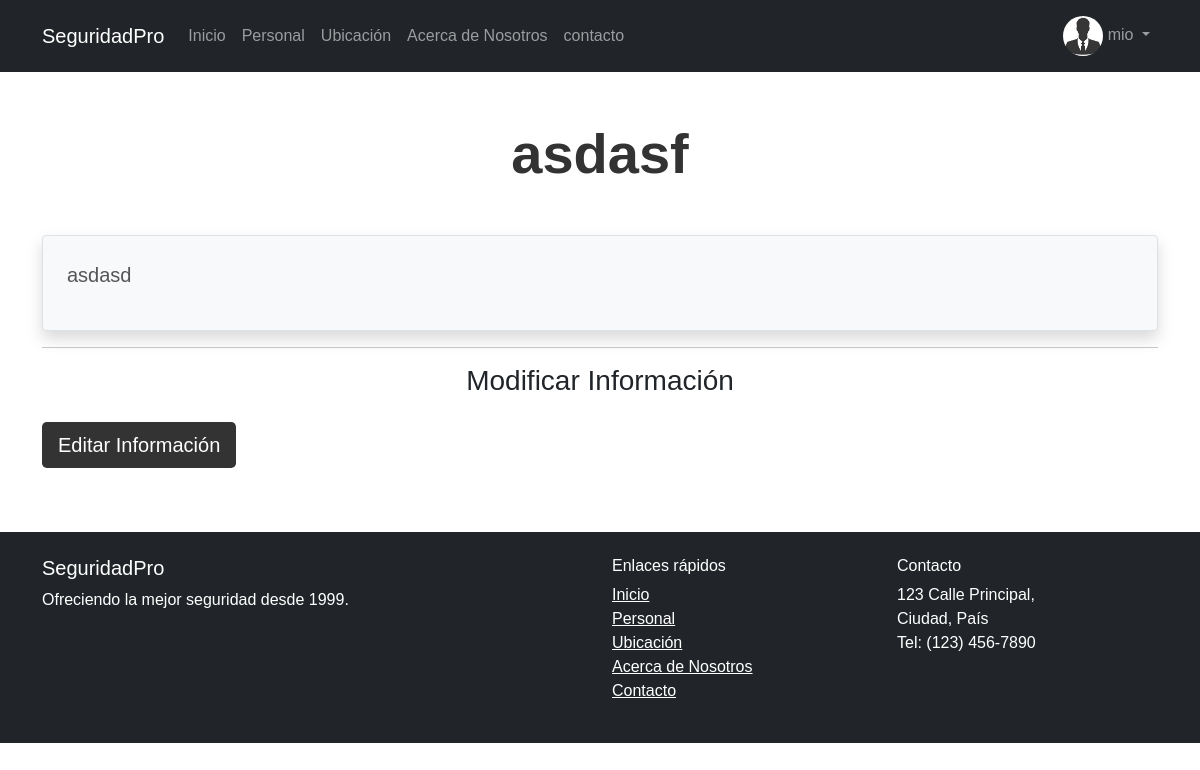
Before: /acerca/ (signed in) with the older database file.
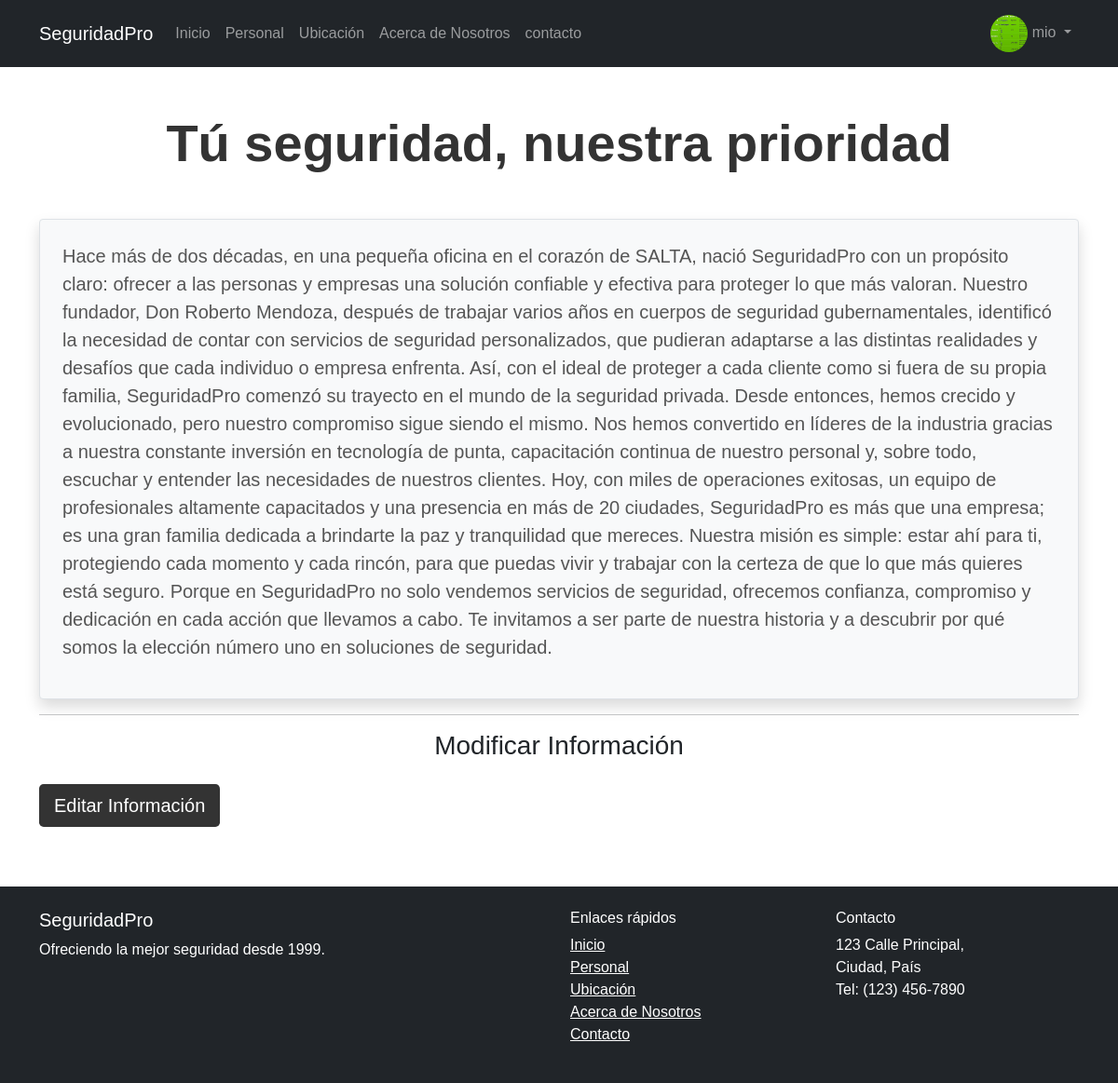
After: the same page with the newer database file.
### Hunter_App/models.py (models this page shows, shortened)
class CustomUser(AbstractUser):
    avatar = models.ImageField(upload_to='img/avatars/', default='img/avatars/default-avatar.jpg')
    groups = models.ManyToManyField(
        'auth.Group',
        verbose_name=_('groups'),
        blank=True,
        help_text=_('The groups this user belongs to. A user will get all permissions granted to each of their groups.'),
        related_name="customuser_set",
        related_query_name="user",
    )
    user_permissions = models.ManyToManyField(
        'auth.Permission',
        verbose_name=_('user permissions'),
        blank=True,
        help_text=_('Specific permissions for this user.'),
        related_name="customuser_set",
        related_query_name="user",
    )

class AcercaDe(models.Model):
    titulo = models.CharField(max_length=255)
    descripcion = models.TextField()

### Hunter_App/views.py (the view)
# urls.py: path('acerca/', acerca_de_nosotros, name='acerca_de_nosotros'),
def acerca_de_nosotros(request):
    info = AcercaDe.objects.first()
    if request.method == "POST" and request.user.is_authenticated:
        form = AcercaDeForm(request.POST, instance=info)
        if form.is_valid():
            form.save()
            return redirect('acerca_de_nosotros')
    else:
        form = AcercaDeForm(instance=info)
    return render(request, 'acercadenosotros.html', {'info': info, 'form': form})

### Hunter_App/templates/acercadenosotros.html (shortened to what this page needs)
{% extends "base.html" %}
{% block content %}
<div class="container mt-5">
    <h2 class="text-center mb-5 display-4">{{ info.titulo }}</h2>
    <div class="border p-4 rounded bg-light shadow">
        <p class="text-muted fs-5">{{ info.descripcion }}</p>
    </div>
    {% if user.is_authenticated %}
    <hr>
    <h3 class="text-center mb-4">Modificar Información</h3>
    <button type="button" class="btn btn-dark btn-lg mb-3" data-bs-toggle="modal" data-bs-target="#editInfoModal">
        Editar Información
    </button>
    {% endif %}
</div>
{% endblock %}

### Hunter_App/templates/base.html (shortened to what this page needs)
<!DOCTYPE html>
<html lang="en">
<head>
    <link href="https://cdn.jsdelivr.net/npm/bootstrap@5.1.3/dist/css/bootstrap.min.css" rel="stylesheet">
</head>
<body>
<nav class="navbar navbar-expand-lg navbar-dark bg-dark">
    <div class="container">
        <a class="navbar-brand" href="{% url 'index' %}">SeguridadPro</a>
        <div class="collapse navbar-collapse" id="navbarNav">
            <ul class="navbar-nav me-auto">
                <li class="nav-item">
                    <a class="nav-link" href="{% url 'index' %}">Inicio</a>
                </li>
                <li class="nav-item">
                    <a class="nav-link" href="{% url 'personal_view' %}">Personal</a>
                </li>
                <li class="nav-item">
                    <a class="nav-link" href="{% url 'ubicacion' %}">Ubicación</a>
                </li>
                <li class="nav-item">
                    <a class="nav-link" href="{% url 'acerca_de_nosotros' %}">Acerca de Nosotros</a>
                </li>
                <li class="nav-item">
                    <a class="nav-link" href="{% url 'contact' %}">contacto</a>
                </li>
            </ul>
            <ul class="navbar-nav ml-auto">
                {% if user.is_authenticated %}
                <li class="nav-item dropdown">
                    <a class="nav-link dropdown-toggle" href="#" id="navbarDropdown" role="button"
                       data-bs-toggle="dropdown" aria-expanded="false">
                        <img src="{{ user.avatar.url }}" alt="Avatar de {{ user.username }}"
                             style="width: 40px; height: 40px; border-radius: 50%;">
                        {{ user.username }}
                    </a>
                </li>
                {% else %}
                <li class="nav-item">
                    <a class="nav-link" href="{% url 'login' %}">Login</a>
                </li>
                {% endif %}
            </ul>
        </div>
    </div>
</nav>
{% block content %}{% endblock %}
<footer class="bg-dark text-white py-4 mt-5">
    <div class="container">
        <div class="row">
            <div class="col-md-6">
                <h5>SeguridadPro</h5>
                <p>Ofreciendo la mejor seguridad desde 1999.</p>
            </div>
            <div class="col-md-3">
                <h6>Enlaces rápidos</h6>
                <ul class="list-unstyled">
                    <li><a href="{% url 'index' %}" class="text-white">Inicio</a></li>
                    <li><a href="{% url 'personal_view' %}" class="text-white">Personal</a></li>
                    <li><a href="{% url 'ubicacion' %}" class="text-white">Ubicación</a></li>
                    <li><a href="{% url 'acerca_de_nosotros' %}" class="text-white">Acerca de Nosotros</a></li>
                    <li><a href="{% url 'contact' %}" class="text-white">Contacto</a></li>
                </ul>
            </div>
            <div class="col-md-3">
                <h6>Contacto</h6>
                <address>
                    123 Calle Principal,<br>
                    Ciudad, País<br>
                    Tel: (123) 456-7890
                </address>
            </div>
        </div>
    </div>
</footer>
</body>
</html>

Changed rows visible on the page:
changed CustomUser "mio": avatar: picture added in place of a placeholder
changed AcercaDe: titulo "asdasf" → "Tú seguridad, nuestra prioridad"; descripcion "asdasd" → "Hace más de dos décadas, en una pequeña oficina en el corazón de SALTA, nació SeguridadPro con un propósito claro: ofrecer a las personas y empresas una solución confiable y efectiva para proteger lo que más valoran. Nuestro fundador, Don Roberto Mendoza, después de trabajar varios años en cuerpos de seguridad gubernamentales, identificó la necesidad de contar con servicios de seguridad personalizados, que pudieran adaptarse a las distintas realidades y desafíos que cada individuo o empresa enfrenta. Así, con el ideal de proteger a cada cliente como si fuera de su propia familia, SeguridadPro comenzó su trayecto en el mundo de la seguridad privada. Desde entonces, hemos crecido y…"
